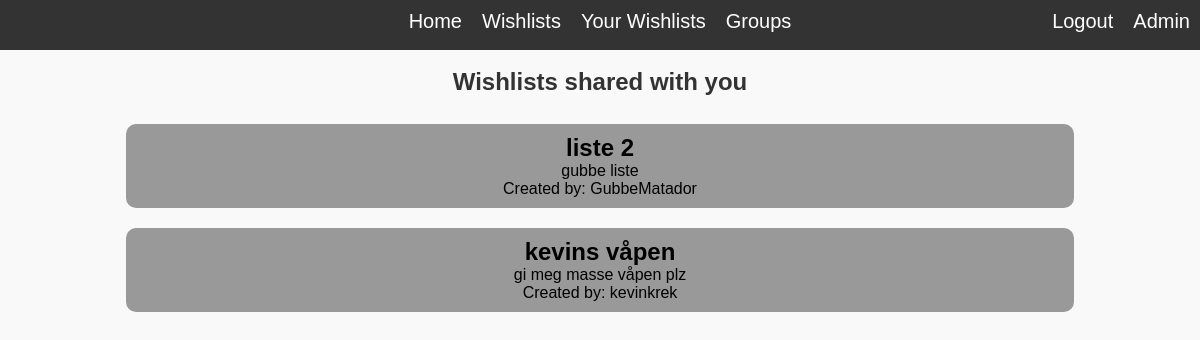
Screenshot of /wishlist/ (signed in) with the database file from the repository.
### wishlistManager/models.py (models this page shows, shortened)
class Wishlist(models.Model):
    name = models.CharField(max_length=100)
    description = models.TextField()
    date_created = models.DateTimeField(auto_now_add=True)
    date_modified = models.DateTimeField(auto_now=True)
    privacy_level = models.IntegerField(default=0)
    user = models.ForeignKey('auth.User', related_name='created_wishlists', on_delete=models.CASCADE)
    groups_with_permission = models.ManyToManyField(WishlistGroup, related_name='wishlists', blank=True, null=True)
    users_with_permission = models.ManyToManyField('auth.User', related_name='wishlists', blank=True, null=True)
    def shared_with_user(self, user):
        if user == self.user:
            return False
        if self.privacy_level == 1:
            if user in self.users_with_permission.all():
                return True
            for group in self.groups_with_permission.all():
                if user in group.members.all():
                    return True
        return False

### wishlistManager/views.py (the view)
# urls.py: path("wishlist/", views.wishlist_view, name="wishlist_list"),
@login_required
def wishlist_view(request):
    wishlists = Wishlist.objects.all()
    wishlists_with_permission = [wishlist for wishlist in wishlists if wishlist.shared_with_user(request.user)]
    context = {'wishlist_list': wishlists_with_permission}
    return render(request, 'wishlist/wishlist_overview.html', context)

### wishlistManager/templates/wishlist/wishlist_overview.html (shortened to what this page needs)
{% extends "base.html" %}
{% load static %}
    {% block content %}
        <h2>Wishlists shared with you</h2>
        <br>
        {% for wishlist in wishlist_list %}
        <a href="{% url 'wishlist_detail' wishlist.id %}">
            <div class= "wishlist">
                <h2>{{ wishlist.name }}</h2>
                {% if wishlist.description %}
                    <p>{{ wishlist.description }}</p>
                {% endif %}
                <p>Created by: {{ wishlist.user }}</p>
            </div>
        </a>
        {% endfor %}
    {% endblock %}

### wishlistManager/static/styles/styles.css (style rules this page uses)
* { margin: 0; padding: 0; }
body { font-family: Arial, Helvetica, sans-serif; background-color: #f9f9f9; color: #333; margin:0; padding: 20px; overflow: hidden; }
a { text-decoration: none; color: #4a90e2; }
.wishlist { margin: 10px; padding: 10px; background-color: #999999; text-align: center; border-radius: 10px; width: 80%; }
.wishlist h1, .wishlist h2, .wishlist h3, .wishlist p { color: rgb(0, 0, 0); text-decoration: none; }

### rows the page displays
Wishlist: name "liste 2", description "gubbe liste", user "GubbeMatador"
Wishlist: name "kevins våpen", description "gi meg masse våpen plz", user "kevinkrek"
